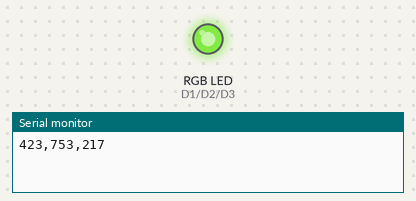
The sketch below on a simulated ESP8266 (NodeMCU). Parts: an RGB LED mixed from three pins (HIGH = lit), the last lines printed to the serial monitor. Dim RGB values are drawn brighter than linear; random numbers use the default seed unless the sketch sets one.

Above: at 0.1 s.
At 4.9 s:
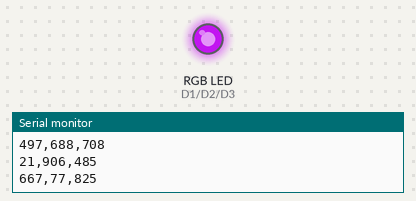
At 9.9 s:
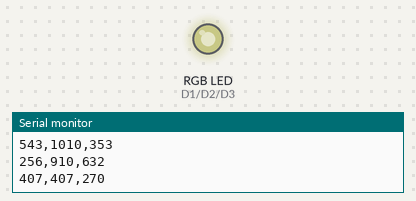
At 19.91 s:
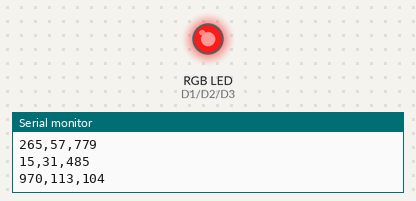
At 29.91 s:
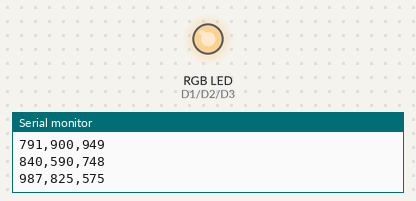
At 39.72 s:
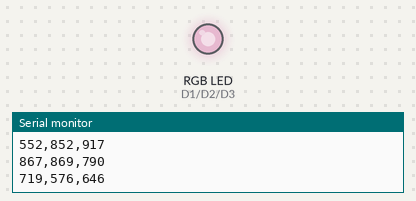
Timing chart, 0 to 40.0 s (numbered marks = the images above):
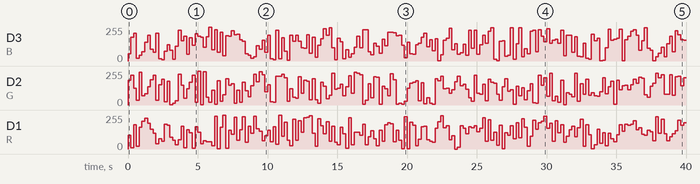

The sketch:

RGB-PWM.ino
```cpp
const int R = D1;//红色
const int G = D2;//绿色
const int B = D3;//蓝色

void setup() {
  Serial.begin(115200);//打开串口波特率设置成115200
    pinMode(R, OUTPUT);
    pinMode(G, OUTPUT);
    pinMode(B, OUTPUT);
    digitalWrite(R, LOW);
    digitalWrite(G, LOW);
    digitalWrite(B, LOW);
}

void loop() {
     int Hong=random(0, 1024);//函数生成伪随机数0-255
     int Lv=random(0, 1024);//函数生成伪随机数0-255
     int Lan=random(0, 1024);//函数生成伪随机数0-255
     /*
     Hong = constrain(Hong, 0, 4096);//将接收到的数字限制在一个范围内
     Lv =constrain(Lv, 0, 4096);//将接收到的数字限制在一个范围内
     Lan =constrain(Lan, 0, 4096);//将接收到的数字限制在一个范围内
     */
     analogWrite(R,Hong);//将接收到的对应值送给PWM，控制对应LED的亮度
     analogWrite(G,Lv);////将接收到的对应值送给PWM，控制对应LED的亮度
     analogWrite(B,Lan);////将接收到的对应值送给PWM，控制对应LED的亮度
     // 串口输出数据，方面我们查看，随机生成的数字
      Serial.print(Hong);
      Serial.print(",");
      Serial.print(Lv);
      Serial.print(",");
      Serial.println(Lan);
      delay(200);//延时50毫秒
}
```

Measured:
- by itself, D3 (B): 0/255 → 54/255 at 0.00 s, → 177/255 0.20 s later, → 208/255 0.20 s later, → 21/255 0.20 s later, … (200 changes in this stretch)
- by itself, D2 (G): 0/255 → 187/255 at 0.00 s, → 223/255 0.20 s later, → 127/255 0.20 s later, → 37/255 0.20 s later, … (200 changes in this stretch)
- by itself, D1 (R): 0/255 → 105/255 at 0.00 s, → 10/255 0.20 s later, → 181/255 0.20 s later, → 19/255 0.20 s later, … (199 changes in this stretch)
